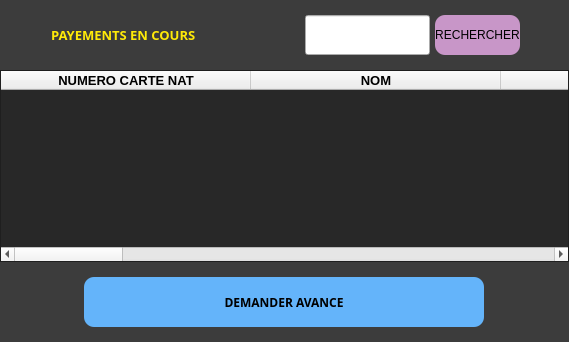
               <widget class="QWidget" name="payements_en_cours_page">
                <property name="styleSheet">
                 <string notr="true">.QWidget{
background: rgb(60, 60, 60);
}</string>
                </property>
                <layout class="QVBoxLayout" name="verticalLayout_20">
                 <property name="spacing">
                  <number>0</number>
                 </property>
                 <property name="leftMargin">
                  <number>0</number>
                 </property>
                 <property name="topMargin">
                  <number>0</number>
                 </property>
                 <property name="rightMargin">
                  <number>0</number>
                 </property>
                 <property name="bottomMargin">
                  <number>0</number>
                 </property>
                 <item>
                  <widget class="QWidget" name="payements_en_cours_frame_header" native="true">
                   <property name="minimumSize">
                    <size>
                     <width>0</width>
                     <height>70</height>
                    </size>
                   </property>
                   <property name="maximumSize">
                    <size>
                     <width>16777215</width>
                     <height>70</height>
                    </size>
                   </property>
                   <property name="styleSheet">
                    <string notr="true">.QWidget{
background: rgb(60, 60, 60);
}</string>
                   </property>
                   <layout class="QHBoxLayout" name="horizontalLayout_6">
                    <item>
                     <widget class="QWidget" name="widget_5" native="true">
                      <property name="minimumSize">
                       <size>
                        <width>250</width>
                        <height>40</height>
                       </size>
                      </property>
                      <property name="maximumSize">
                       <size>
                        <width>250</width>
                        <height>40</height>
                       </size>
                      </property>
                      <property name="styleSheet">
                       <string notr="true">QWidget{
color:rgb(255, 234, 8);
}</string>
                      </property>
                      <layout class="QHBoxLayout" name="horizontalLayout_25">
                       <property name="spacing">
                        <number>2</number>
                       </property>
                       <property name="leftMargin">
                        <number>0</number>
                       </property>
                       <property name="topMargin">
                        <number>0</number>
                       </property>
                       <property name="rightMargin">
                        <number>0</number>
                       </property>
                       <property name="bottomMargin">
                        <number>0</number>
                       </property>
                       <item>
                        <widget class="QLabel" name="total_results_text_payements_en_cours">
                         <property name="minimumSize">
                          <size>
                           <width>40</width>
                           <height>40</height>
                          </size>
                         </property>
                         <property name="maximumSize">
                          <size>
                           <width>40</width>
                           <height>40</height>
                          </size>
                         </property>
                         <property name="sizeIncrement">
                          <size>
                           <width>2</width>
                           <height>2</height>
                          </size>
                         </property>
                         <property name="baseSize">
                          <size>
                           <width>2</width>
                           <height>2</height>
                          </size>
                         </property>
                         <property name="font">
                          <font>
                           
                          </font>
                         </property>
                         <property name="styleSheet">
                          <string notr="true">.QLabel{
color:yellow;
font-size:15px;
}</string>
                         </property>
                         <property name="text">
                          <string/>
                         </property>
                         <property name="pixmap">
                          <pixmap>../assets/time-is-money.png</pixmap>
                         </property>
                         <property name="scaledContents">
                          <bool>true</bool>
                         </property>
                         <property name="alignment">
                          <set>Qt::AlignCenter</set>
                         </property>
                         <property name="indent">
                          <number>1</number>
                         </property>
                        </widget>
                       </item>
                       <item>
                        <widget class="QLabel" name="label_5">
                         <property name="font">
                          <font>
                           <family>Lucida Sans</family>
                           <pointsize>10</pointsize>
                           <weight>75</weight>
                           <bold>true</bold>
                          </font>
                         </property>
                         <property name="text">
                          <string>PAYEMENTS EN COURS</string>
                         </property>
                        </widget>
                       </item>
                      </layout>
                     </widget>
                    </item>
                    <item>
                     <spacer name="horizontalSpacer_5">
                      <property name="orientation">
                       <enum>Qt::Horizontal</enum>
                      </property>
                      <property name="sizeHint" stdset="0">
                       <size>
                        <width>40</width>
                        <height>20</height>
                       </size>
                      </property>
                     </spacer>
                    </item>
                    <item>
                     <widget class="QWidget" name="widget_10" native="true">
                      <layout class="QHBoxLayout" name="horizontalLayout_7">
                       <property name="spacing">
                        <number>5</number>
                       </property>
                       <property name="leftMargin">
                        <number>0</number>
                       </property>
                       <property name="topMargin">
                        <number>0</number>
                       </property>
                       <property name="rightMargin">
                        <number>0</number>
                       </property>
                       <property name="bottomMargin">
                        <number>0</number>
                       </property>
                       <item>
                        <widget class="QLineEdit" name="payements_en_cours__search_field">
                         <property name="minimumSize">
                          <size>
                           <width>40</width>
                           <height>40</height>
                          </size>
                         </property>
                         <property name="maximumSize">
                          <size>
                           <width>300</width>
                           <height>16777215</height>
                          </size>
                         </property>
                         <property name="font">
                          <font>
                           <pointsize>10</pointsize>
                          </font>
                         </property>
                         <property name="styleSheet">
                          <string notr="true"/>
                         </property>
                        </widget>
                       </item>
                       <item>
                        <widget class="QPushButton" name="payements_en_cours_search_btn">
                         <property name="minimumSize">
                          <size>
                           <width>0</width>
                           <height>40</height>
                          </size>
                         </property>
                         <property name="font">
                          <font>
                           <pointsize>9</pointsize>
                          </font>
                         </property>
                         <property name="styleSheet">
                          <string notr="true">.QPushButton{
background: rgb(200, 150, 200);
border-radius: 10px;
}

.QPushButton:hover{
background: rgb(220, 120, 220);
}

.QPushButton:clicked{
background: rgb(250, 100, 250);
}</string>
                         </property>
                         <property name="text">
                          <string>RECHERCHER</string>
                         </property>
                        </widget>
                       </item>
                      </layout>
                     </widget>
                    </item>
                    <item>
                     <spacer name="horizontalSpacer_6">
                      <property name="orientation">
                       <enum>Qt::Horizontal</enum>
                      </property>
                      <property name="sizeHint" stdset="0">
                       <size>
                        <width>40</width>
                        <height>20</height>
                       </size>
                      </property>
                     </spacer>
                    </item>
                   </layout>
                  </widget>
                 </item>
                 <item>
                  <widget class="QWidget" name="payements_en_cours_frame_content" native="true">
                   <property name="minimumSize">
                    <size>
                     <width>0</width>
                     <height>0</height>
                    </size>
                   </property>
                   <property name="styleSheet">
                    <string notr="true">.QWidget{
background: rgb(60, 60, 60);
}</string>
                   </property>
                   <layout class="QVBoxLayout" name="verticalLayout_12">
                    <property name="spacing">
                     <number>0</number>
                    </property>
                    <property name="leftMargin">
                     <number>0</number>
                    </property>
                    <property name="topMargin">
                     <number>0</number>
                    </property>
                    <property name="rightMargin">
                     <number>0</number>
                    </property>
                    <property name="bottomMargin">
                     <number>0</number>
                    </property>
                    <item>
                     <widget class="QTableWidget" name="payements_en_cours_table">
                      <property name="font">
                       <font>
                        <pointsize>11</pointsize>
                        <weight>75</weight>
                        <bold>true</bold>
                       </font>
                      </property>
                      <property name="styleSheet">
                       <string notr="true">.QTableWidget{
background: rgb(40, 40, 40);
color:rgb(188,255,54);
}</string>
                      </property>
                      <property name="selectionMode">
                       <enum>QAbstractItemView::SingleSelection</enum>
                      </property>
                      <property name="selectionBehavior">
                       <enum>QAbstractItemView::SelectRows</enum>
                      </property>
                      <attribute name="horizontalHeaderMinimumSectionSize">
                       <number>250</number>
                      </attribute>
                      <attribute name="horizontalHeaderDefaultSectionSize">
                       <number>250</number>
                      </attribute>
                      <attribute name="verticalHeaderMinimumSectionSize">
                       <number>80</number>
                      </attribute>
                      <attribute name="verticalHeaderDefaultSectionSize">
                       <number>80</number>
                      </attribute>
                      <column>
                       <property name="text">
                        <string>NUMERO CARTE NAT</string>
                       </property>
                       <property name="font">
                        <font>
                         <family>MS Shell Dlg 2</family>
                         <pointsize>10</pointsize>
                         <weight>75</weight>
                         <bold>true</bold>
                        </font>
                       </property>
                       <property name="background">
                        <color>
                         <red>255</red>
                         <green>255</green>
                         <blue>255</blue>
                        </color>
                       </property>
                      </column>
                      <column>
                       <property name="text">
                        <string>NOM</string>
                       </property>
                       <property name="font">
                        <font>
                         <family>MS Shell Dlg 2</family>
                         <pointsize>10</pointsize>
                         <weight>75</weight>
                         <bold>true</bold>
                        </font>
                       </property>
                      </column>
                      <column>
                       <property name="text">
                        <string>PRENOM</string>
                       </property>
                       <property name="font">
                        <font>
                         <family>MS Shell Dlg 2</family>
                         <pointsize>10</pointsize>
                         <weight>75</weight>
                         <bold>true</bold>
                        </font>
                       </property>
                      </column>
                      <column>
                       <property name="text">
                        <string>DATE PROCHAIN PAYEMENT</string>
                       </property>
                       <property name="font">
                        <font>
                         <family>MS Shell Dlg 2</family>
                         <pointsize>10</pointsize>
                         <weight>75</weight>
                         <bold>true</bold>
                        </font>
                       </property>
                      </column>
                      <column>
                       <property name="text">
                        <string>ABSENCE (JOUR)</string>
                       </property>
                       <property name="font">
                        <font>
                         <family>MS Shell Dlg 2</family>
                         <pointsize>10</pointsize>
                         <weight>75</weight>
                         <bold>true</bold>
                        </font>
                       </property>
                      </column>
                      <column>
                       <property name="text">
                        <string>TOTAL JOURS TRAVAIL</string>
                       </property>
                       <property name="font">
                        <font>
                         <family>MS Shell Dlg 2</family>
                         <pointsize>10</pointsize>
                         <weight>75</weight>
                         <bold>true</bold>
                        </font>
                       </property>
                      </column>
                      <column>
                       <property name="text">
                        <string>SALAIRE (DA)</string>
                       </property>
                       <property name="font">
                        <font>
                         <family>MS Shell Dlg 2</family>
                         <pointsize>10</pointsize>
                         <weight>75</weight>
                         <bold>true</bold>
                        </font>
                       </property>
                      </column>
                      <column>
                       <property name="text">
                        <string>AVANCE (DA)</string>
                       </property>
                       <property name="font">
                        <font>
                         <family>MS Shell Dlg 2</family>
                         <pointsize>10</pointsize>
                         <weight>75</weight>
                         <bold>true</bold>
                        </font>
                       </property>
                      </column>
                      <column>
                       <property name="text">
                        <string>TOTAL A PAYER (DA)</string>
                       </property>
                       <property name="font">
                        <font>
                         <family>MS Shell Dlg 2</family>
                         <pointsize>10</pointsize>
                         <weight>75</weight>
                         <bold>true</bold>
                        </font>
                       </property>
                      </column>
                      <column>
                       <property name="text">
                        <string>PRESENCE AUJOURDHUI VALIDE ?</string>
                       </property>
                       <property name="font">
                        <font>
                         <family>MS Shell Dlg 2</family>
                         <pointsize>10</pointsize>
                         <weight>75</weight>
                         <bold>true</bold>
                        </font>
                       </property>
                      </column>
                     </widget>
                    </item>
                   </layout>
                  </widget>
                 </item>
                 <item>
                  <widget class="QWidget" name="payements_en_cours_frame_actions" native="true">
                   <property name="minimumSize">
                    <size>
                     <width>0</width>
                     <height>80</height>
                    </size>
                   </property>
                   <property name="maximumSize">
                    <size>
                     <width>16777215</width>
                     <height>80</height>
                    </size>
                   </property>
                   <property name="sizeIncrement">
                    <size>
                     <width>0</width>
                     <height>80</height>
                    </size>
                   </property>
                   <property name="styleSheet">
                    <string notr="true">.QWidget{
background: rgb(60, 60, 60);
}</string>
                   </property>
                   <layout class="QVBoxLayout" name="verticalLayout_13">
                    <property name="spacing">
                     <number>0</number>
                    </property>
                    <property name="leftMargin">
                     <number>0</number>
                    </property>
                    <property name="topMargin">
                     <number>0</number>
                    </property>
                    <property name="rightMargin">
                     <number>0</number>
                    </property>
                    <property name="bottomMargin">
                     <number>0</number>
                    </property>
                    <item>
                     <widget class="QWidget" name="actions_list_2" native="true">
                      <property name="minimumSize">
                       <size>
                        <width>0</width>
                        <height>80</height>
                       </size>
                      </property>
                      <property name="maximumSize">
                       <size>
                        <width>16777215</width>
                        <height>80</height>
                       </size>
                      </property>
                      <layout class="QHBoxLayout" name="horizontalLayout_8">
                       <item>
                        <widget class="QWidget" name="widget_12" native="true">
                         <property name="minimumSize">
                          <size>
                           <width>100</width>
                           <height>0</height>
                          </size>
                         </property>
                         <property name="maximumSize">
                          <size>
                           <width>400</width>
                           <height>16777215</height>
                          </size>
                         </property>
                         <layout class="QVBoxLayout" name="verticalLayout_15">
                          <property name="spacing">
                           <number>0</number>
                          </property>
                          <property name="leftMargin">
                           <number>0</number>
                          </property>
                          <property name="topMargin">
                           <number>0</number>
                          </property>
                          <property name="rightMargin">
                           <number>0</number>
                          </property>
                          <property name="bottomMargin">
                           <number>0</number>
                          </property>
                          <item>
                           <widget class="QPushButton" name="demander_avance_btn">
                            <property name="minimumSize">
                             <size>
                              <width>100</width>
                              <height>50</height>
                             </size>
                            </property>
                            <property name="font">
                             <font>
                              <family>Segoe UI Black</family>
                              <weight>75</weight>
                              <bold>true</bold>
                             </font>
                            </property>
                            <property name="styleSheet">
                             <string notr="true">.QPushButton{
background: rgb(100, 180, 250);
border-radius: 10px;
}

.QPushButton::hover{
background:  rgb(90, 200, 250);
}

.QPushButton::pressed{
background: rgb(50, 220, 250);
}</string>
                            </property>
                            <property name="text">
                             <string>DEMANDER AVANCE</string>
                            </property>
                           </widget>
                          </item>
                         </layout>
                        </widget>
                       </item>
                      </layout>
                     </widget>
                    </item>
                   </layout>
                  </widget>
                 </item>
                </layout>
               </widget>
